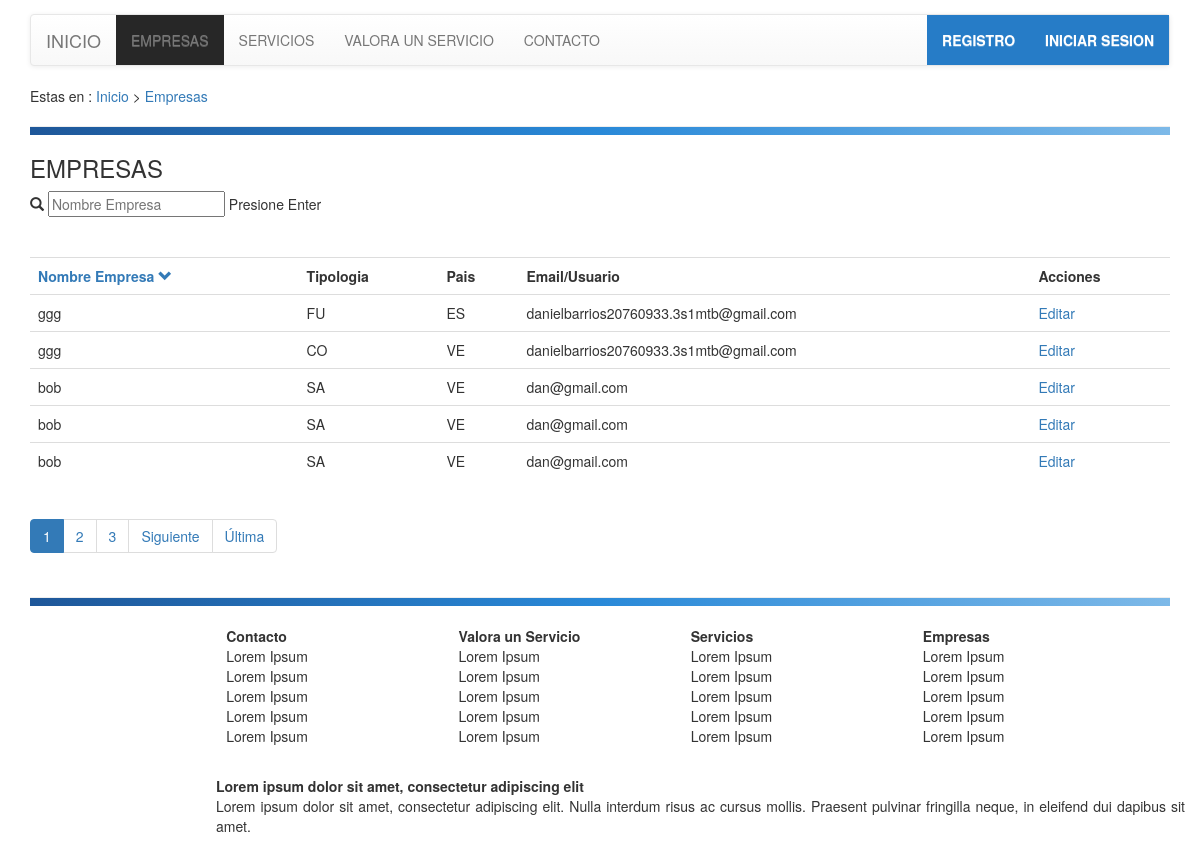
Screenshot of /index.php/consultas with the database file from the repository.
### tables this page shows
CREATE TABLE `data` (
  `id` int(15) NOT NULL,
  `nombre` varchar(150) NOT NULL,
  `tipologia` text NOT NULL,
  `pais` text NOT NULL,
  `estado` text NOT NULL,
  `ciudad` text NOT NULL,
  `descripcion` text NOT NULL,
  `email` text NOT NULL,
  `password` int(25) NOT NULL
);

### application/controllers/consultas.php (called while the page is built, shortened)
<?php
class Consultas extends CI_Controller
{
    public function __construct()
    {
        $this->load->model('consulta');
    }
    public function index()
    {
		$pages=5;
		$this->load->library('pagination');
		$config['per_page'] = $pages;
        $this->load->view('header');
        $data["mode"] = base_url()."consultas_";
        $data["gly"] = "-chevron-down";
        $data["user_entrys"] = $this->consulta->total_paginados($config['per_page'],$this->uri->segment(2));
        $this->load->view('querys',$data);
        $this->load->view('footer');
    }
}

### index.php (called while the page is built, shortened)
<?php
require_once BASEPATH.'core/CodeIgniter.php';

### application/models/consulta.php (called while the page is built, shortened)
<?php if ( ! defined('BASEPATH')) exit('No direct script access allowed');
class Consulta extends CI_Model
{
    public function filas()
    {
            $this->db->select('d.id,d.nombre,d.tipologia,d.pais,d.estado,d.ciudad,d.descripcion,d.email,d.password');
            $this->db->from('data d');
            $query = $this->db->get();
            $total = $query->num_rows();
            return $total;
    }
        function total_paginados($por_pagina,$segmento)
        {
            $this->db->order_by('id'.' desc');
            $consulta = $this->db->get('data',$por_pagina,$segmento);
            if($consulta->num_rows()>0)
            {
                foreach($consulta->result() as $fila)
        {
            $data[] = $fila;
        }
                 return $data;
            }
        }
}

### application/views/querys.php (the view, shortened to what this page needs)
Estas en : <a href="<?php echo base_url(); ?>consultas">Inicio</a> > <a href="<?php echo base_url(); ?>consultas">Empresas</a>
<br>
<hr>
<h3>EMPRESAS</h3>
<div>
    <span class="glyphicon glyphicon-search" ></span>
    <input id="buscar_" placeholder="Nombre Empresa"  onKeyPress="enter(event)"></input> Presione Enter</div>
<br><br>
<div class="table-responsive">
<table class="table table-hover">
    <tr>
        <th> <a href="<?php echo $mode ?>">Nombre Empresa <span class="glyphicon glyphicon<?php echo $gly; ?>" aria-hidden="true"></span></a> </th>
        <th>Tipologia</th>
        <th>Pais</th>
        <th>Email/Usuario</th>
        <th>Acciones</th>
    </tr>
        <?php
            foreach ($user_entrys as $fila) {
        ?><tr>
            <td><?=$fila->nombre?></td>
            <td><?=$fila->tipologia?></td>
            <td><?=$fila->pais?></td>
            <td><?=$fila->email?></td>
            <td><a href="<?php echo base_url(); ?>editar/edit/<?php  echo $fila->id ?>"> Editar </a></td>
            </tr>
        <?php
            }
        ?>
</table>
</div>
<?php echo $this->pagination->create_links() ?>
<br>
<hr>

### application/config/pagination.php (shortened to what this page needs)
<?php  if ( ! defined('BASEPATH')) exit('No direct script access allowed');
$config['full_tag_open'] = '<ul class="pagination pagination-md">';
$config['full_tag_close'] = '</ul>';
$config['num_tag_open'] = '<li>';
$config['num_tag_close'] = '</li>';
$config['cur_tag_open'] = '<li class="active"><span>';
$config['cur_tag_close'] = '<span></span></span></li>';
$config['next_tag_open'] = '<li>';
$config['next_tag_close'] = '</li>';
$config['last_tag_open'] = '<li>';
$config['last_tag_close'] = '</li>';

### application/views/header.php (shortened to what this page needs)
<!DOCTYPE html>
<html lang="es">
<head>
	<link rel="stylesheet" href="https://maxcdn.bootstrapcdn.com/bootstrap/3.3.7/css/bootstrap.min.css">
	<link rel="stylesheet" href="https://maxcdn.bootstrapcdn.com/bootstrap/3.3.7/css/bootstrap-theme.min.css">
</head>
<body>
<div class="container" style="padding-top: 1em;">
<nav class="navbar navbar-default" role="navigation">
  <div class="navbar-header">
    <a class="navbar-brand" href="#">INICIO</a>
  </div>
  <div class="collapse navbar-collapse navbar-ex1-collapse">
    <ul class="nav navbar-nav">
      <li style="background-color: #272727;"><a href="#">EMPRESAS</a></li>
      <li><a href="#">SERVICIOS</a></li>
      <li><a href="#">VALORA UN SERVICIO</a></li>
      <li><a href="#">CONTACTO</a></li>
    </ul>
	<ul class="nav navbar-nav navbar-right">
	      <li style="background-color: #267cc7;"><a href="http://localhost/formulario/index.php/cform/" style="color: white;font-weight: bold;">REGISTRO</a></li>
	      <li style="background-color: #267cc7;"><a href="#" style="color: white;font-weight: bold;">INICIAR SESION</a></li>
	</ul>
  </div>
</nav>

### application/views/footer.php (shortened to what this page needs)
<footer>
	<div class="row ft">
		<span>Empresas</span>
		<ul>
			<li>Lorem Ipsum</li>
			<li>Lorem Ipsum</li>
			<li>Lorem Ipsum</li>
			<li>Lorem Ipsum</li>
			<li>Lorem Ipsum</li>
		</ul>
	</div>
	<div class="row ft">
		<span>Servicios</span>
		<ul>
			<li>Lorem Ipsum</li>
			<li>Lorem Ipsum</li>
			<li>Lorem Ipsum</li>
			<li>Lorem Ipsum</li>
			<li>Lorem Ipsum</li>
		</ul>
	</div>
	<div class="row ft">
		<span>Valora un Servicio</span>
		<ul>
			<li>Lorem Ipsum</li>
			<li>Lorem Ipsum</li>
			<li>Lorem Ipsum</li>
			<li>Lorem Ipsum</li>
			<li>Lorem Ipsum</li>
		</ul>
	</div>
	<div class="row ft">
		<span>Contacto</span>
		<ul>
			<li>Lorem Ipsum</li>
			<li>Lorem Ipsum</li>
			<li>Lorem Ipsum</li>
			<li>Lorem Ipsum</li>
			<li>Lorem Ipsum</li>
		</ul>
	</div>
	<div class="clearfix"></div>
	<div class="row ft1">
		<span>Lorem ipsum dolor sit amet, consectetur adipiscing elit</span>
		<p>Lorem ipsum dolor sit amet, consectetur adipiscing elit. Nulla interdum risus ac cursus mollis. Praesent pulvinar fringilla neque, in eleifend dui dapibus sit amet. </p>
	</div>
</footer>
</body>
</html>

### application/views/header.php (style rules this page uses)
hr { height: 8px; background: #1e5799; background: -moz-linear-gradient(left, #1e5799 0%, #2989d8 50%, #7db9e8 100%); background: -webkit-linear-gradient(left, #1e5799 0%,#2989d8 50%,#7db9e8 100%); background: linear-gradient(to right, #1e5799 0%,#2989d8 50%,#7db9e8 100%); filter: progid:DXImageTransform.Microsoft.gradient( startColorstr='#1e5799', endColorstr='#7db9e8',GradientType=1 ); }
.ft { float: right; width: 23%; }
.ft span , .ft1 span { font-weight: bold; }
.ft ul { list-style-type:none; }
.ft li { margin-left: -40px; }
.ft1 { float: right; width: 85%; margin-top: 20px; text-align: justify; }

### rows the page displays
data: nombre "ggg", tipologia "FU", pais "ES", email "danielbarrios20760933.3s1mtb@gmail.com"
data: nombre "ggg", tipologia "CO", pais "VE", email "danielbarrios20760933.3s1mtb@gmail.com"
data: nombre "bob", tipologia "SA", pais "VE", email "dan@gmail.com"
data: nombre "bob", tipologia "SA", pais "VE", email "dan@gmail.com"
data: nombre "bob", tipologia "SA", pais "VE", email "dan@gmail.com"

### other values shown
$this->pagination->create_links() "1 2 3 Siguiente Última"
